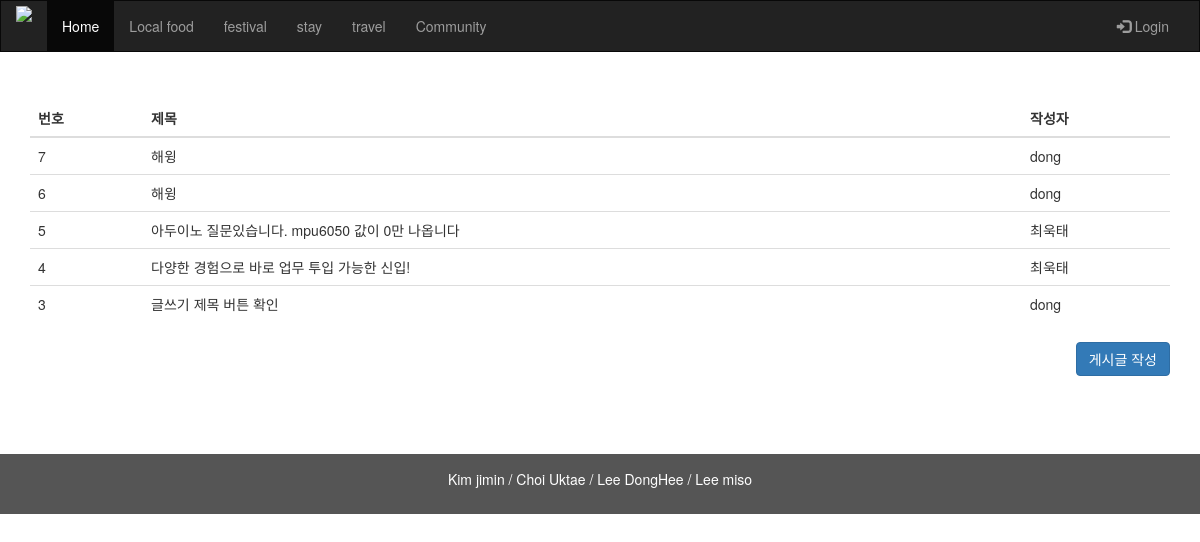
/commu/list/, run on an earlier commit of the app's database.
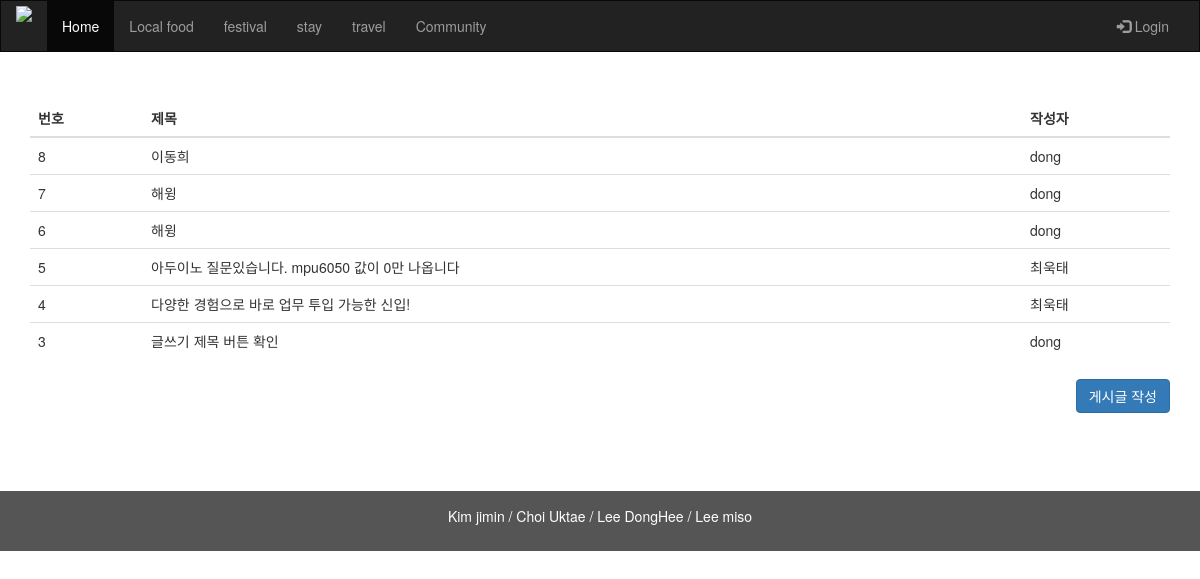
And on a later commit of the database.
### user/models.py (models this page shows)
class Board(models.Model):
    title = models.CharField(max_length=100)
    content = models.CharField(max_length=1000)
    id1 = models.ForeignKey(User, on_delete=models.CASCADE)

class User(models.Model):
    id1 = models.CharField(max_length=10)
    pwd = models.CharField(max_length=10)
    name = models.CharField(max_length=10)

### mini_project/views.py (the view)
# urls.py: path('commu/list/', views.list),
def list(request):
    commu_list = Board.objects.order_by('-id')
    context = {
        'commu_list' : commu_list
    }
    return render(request, 'commu_list.html', context)

### templates/commu_list.html
{% extends 'base.html' %}
{% block content %}
<div class="jumbotron" style="background-color: white;">
    <div class="container text-center">
        <table class="table table-hover" style="text-align: left;">
            <thead>
                <tr>
                    <th>번호</th>
                    <th>제목</th>
                    <th>작성자</th>
                </tr>
            </thead>
            <tbody>
                {% for user in commu_list %}
                <tr onclick='location="/commu/detail/{{ user.id }}" '>
                    <td>{{ user.id }}</td>
                    <td>{{ user.title }}</td>
                    <td>{{ user.id1.name }}</td>
                </tr>
                {% endfor %}
            </tbody>
        </table>
        <button type="button" onclick="location.href = '/commu/write/' " class="btn btn-primary"
            style='float: right;'>게시글 작성</button>
    </div>
</div>
{% endblock %}

What changed in the data, as far as the page shows it:
added Board: id "8", title "이동희", id1.name "dong"
